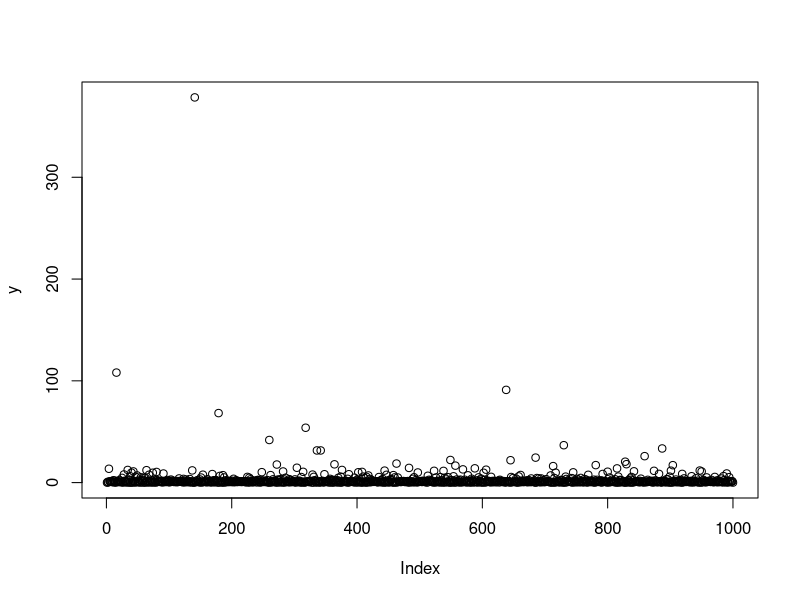
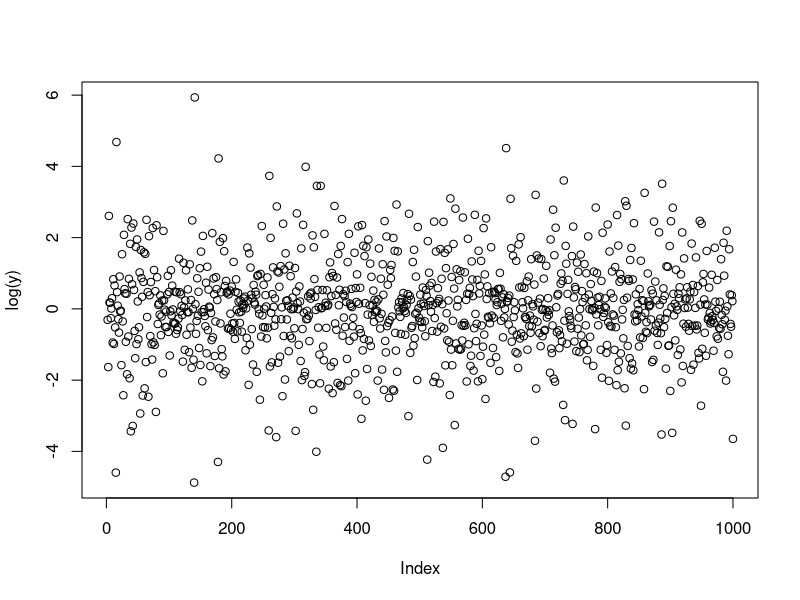
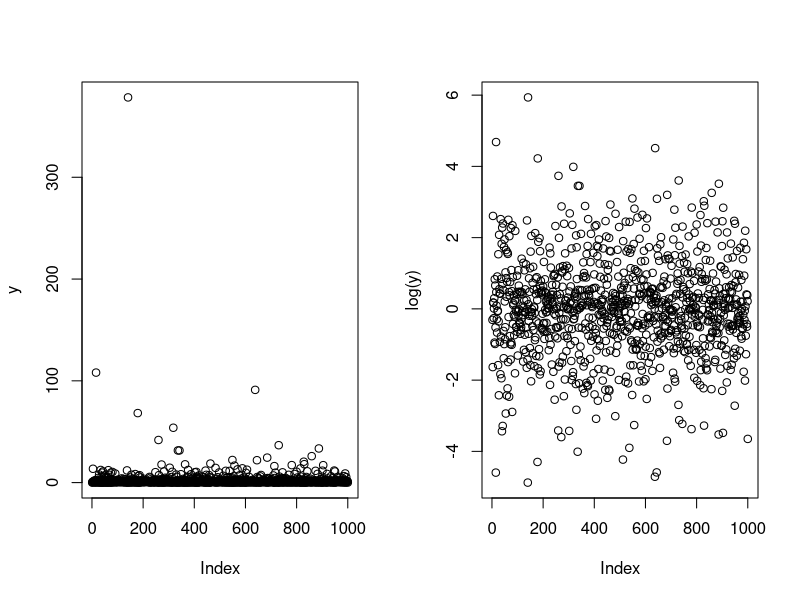
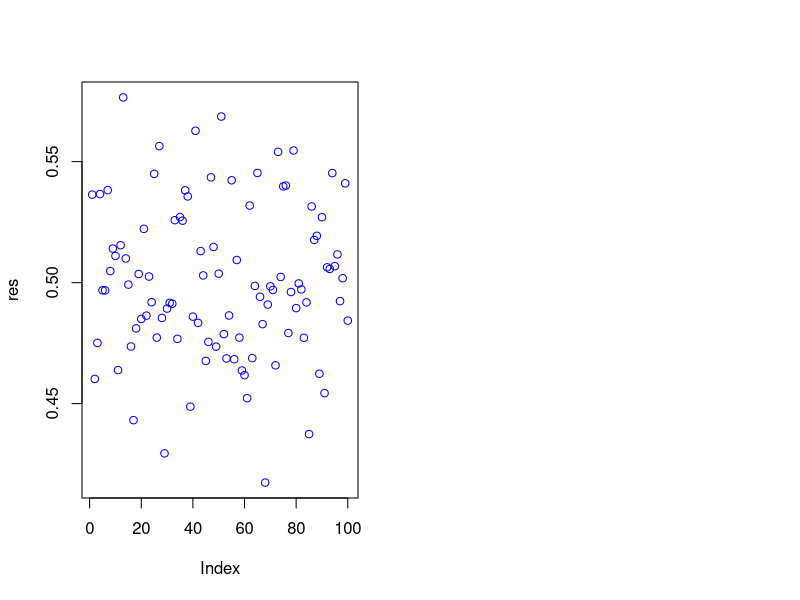

Write R code to recreate these figures, in order.
## if structure
## if(condition) {statement}

x = runif(n = 100 , min = 0 , max = 1)
mean(x)


## All of the following scripts, check if the mean value of vector x
## is lower than a specified number and print a sentence or a value
## according to its number.

if( mean(x) < 1 ) { print("Yes. The mean is lower than 1") }
if( mean(x) > 1 ) { print("Yes. The mean is lower than 1") }

if( -1 < mean(x) ) { print("Yes. The mean is greater than -1") }

if( mean(x) == 0 ) {print("Yes")}

if( mean(x) != 0 ) {print("Yes")}

if( mean(x) < 1 ) {2}




## ifelse(test,yes,no)

ifelse( mean(x) < 1, yes = 1 , no = 2 )

y = log( c(3,0.5,2,4) )
ifelse(y < 0, NA, y)





##  if (condition) statement1 else statement2

if( mean(x) > 0 ) y = 1  else y = 2

print(y)


##  if (condition) {statement1} else {statement2}

if( mean(x) < 0 ) {y = 1 ; y = y + 1} else {y = 2; y = y * 8}
print(y)


## An example for if else structure.
client = 'A'
price = 100

if(client=='A'){
  tot.price = price * 1.12      # 12%
} else {
  if(client=='B'){
    tot.price = price * 1.06    # 6% 
  } else {
    tot.price = price * 1       # 0%
  }
}

tot.price






### Loop structure

# for(loop_variable in start:stop) {}

## print the values of 1 up to 10. 

for(i in 1:10){
print(i)
}


x = runif(10 , 0 , 1)
x

for(i in 1:10){
   print( x[i])
}



## Print the difference of two consecutive numbers in vector x
for(i in 2:10){
   print( x[i] - x[i-1] )
}


## Add the constant value 1 to each element of vector x

for(i in 1:10){
	print(x[i] + 1)
}



x = runif(1000)
y = numeric(1000)
for(i in 2:1000){
	y[i] =  x[i] / x[i-1]
}
plot(y)
plot(log(y))

## Grid the plot panel in order to create multiple plots in the same panel
par( mfrow = c(1,2) )
plot(y)
plot(log(y))



## example 1 : for  (loop)
## find the mean value of each column in mat matrix

n = 100 * 100
x = runif(n , min = 0 ,max  =  1)
mat = matrix(x , 100 , 100 , TRUE)

res = numeric( ncol(mat) )
for(i in 1:ncol(mat)){
	res[i] = mean(mat[,i])
}

plot(res , col = "blue")
mean(res)





## example 2 : for  (loop)
## find the transpose of a matrix

x = runif(100 , 0 , 1)
mat = matrix(x , 10 , 10 , TRUE)

t_mat = matrix(0 , nrow(mat) , ncol(mat) )
for(i in 1:nrow(mat)){

	for(j in 1:ncol(mat)){
		t_mat[i,j] = mat[j,i]
	}
}

t_mat

t_mat[1,4] == mat[4,1]
t_mat == t(mat)





## break in a loop

for(i in 1:10){
   print(i)
   if(i>=6){break}
}





## while structure

## print i value while the value is lower than 10
i = 1
while(i < 10)
	{
	print(i)
	i = i + 1
	}


## print values of x while it is lower than 5 and it is not equal to 3
x = 1
while(x < 5) {x = x+1; if(x == 3) next; print(x);}









## Example

nuclotide = c("A" , "T" , "C" ,"G")

p = c( 1/4, 1/4, 1/4, 1/4)

DNA = sample(nuclotide , 1000 , replace = TRUE, prob = p)

str(DNA)
DNA[1]
DNA[24]

A = c()
for(i in 1:1000){

   if(DNA[i] == "A") {A = c(A,i)}
}
A

T = c()
for(i in 1:1000){

   if(DNA[i] == "T") {T = c(T,i)}
}


C = c()
for(i in 1:1000){

   if(DNA[i] == "C") {C = c(C,i)}
}


G = c()
for(i in 1:1000){

   if(DNA[i] == "G") {G = c(G,i)}
}


length(A) / length(DNA)
length(T) / length(DNA)
length(C) / length(DNA)
length(G) / length(DNA)


A = c()
T = c()
G = c()
C = c()
for(i in 1:1000){
  
  if(DNA[i] == "A") {A = c(A,i)}
  if(DNA[i] == "T") {T = c(T,i)}
  if(DNA[i] == "C") {C = c(C,i)}
  if(DNA[i] == "G") {G = c(G,i)}
  
}

length(A) / length(DNA)
length(T) / length(DNA)
length(C) / length(DNA)
length(G) / length(DNA)


